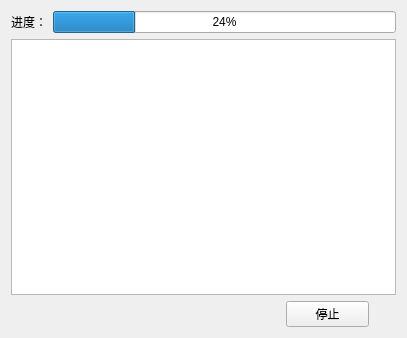
<?xml version="1.0" encoding="UTF-8"?>
<ui version="4.0">
 <class>Form</class>
 <widget class="QWidget" name="Form">
  <property name="geometry">
   <rect>
    <x>0</x>
    <y>0</y>
    <width>407</width>
    <height>338</height>
   </rect>
  </property>
  <property name="windowTitle">
   <string>进度</string>
  </property>
  <layout class="QVBoxLayout" name="verticalLayout">
   <item>
    <layout class="QHBoxLayout" name="horizontalLayout">
     <item>
      <widget class="QLabel" name="label">
       <property name="text">
        <string>进度：</string>
       </property>
      </widget>
     </item>
     <item>
      <widget class="QProgressBar" name="progressBar">
       <property name="value">
        <number>24</number>
       </property>
      </widget>
     </item>
    </layout>
   </item>
   <item>
    <widget class="QTextBrowser" name="textBrowser"/>
   </item>
   <item>
    <layout class="QHBoxLayout" name="horizontalLayout_2" stretch="10,3,1">
     <item>
      <spacer name="horizontalSpacer">
       <property name="orientation">
        <enum>Qt::Horizontal</enum>
       </property>
       <property name="sizeHint" stdset="0">
        <size>
         <width>40</width>
         <height>20</height>
        </size>
       </property>
      </spacer>
     </item>
     <item>
      <widget class="QPushButton" name="btn_stop">
       <property name="text">
        <string>停止</string>
       </property>
      </widget>
     </item>
     <item>
      <spacer name="horizontalSpacer_2">
       <property name="orientation">
        <enum>Qt::Horizontal</enum>
       </property>
       <property name="sizeHint" stdset="0">
        <size>
         <width>40</width>
         <height>20</height>
        </size>
       </property>
      </spacer>
     </item>
    </layout>
   </item>
  </layout>
 </widget>
 <resources/>
 <connections/>
</ui>
